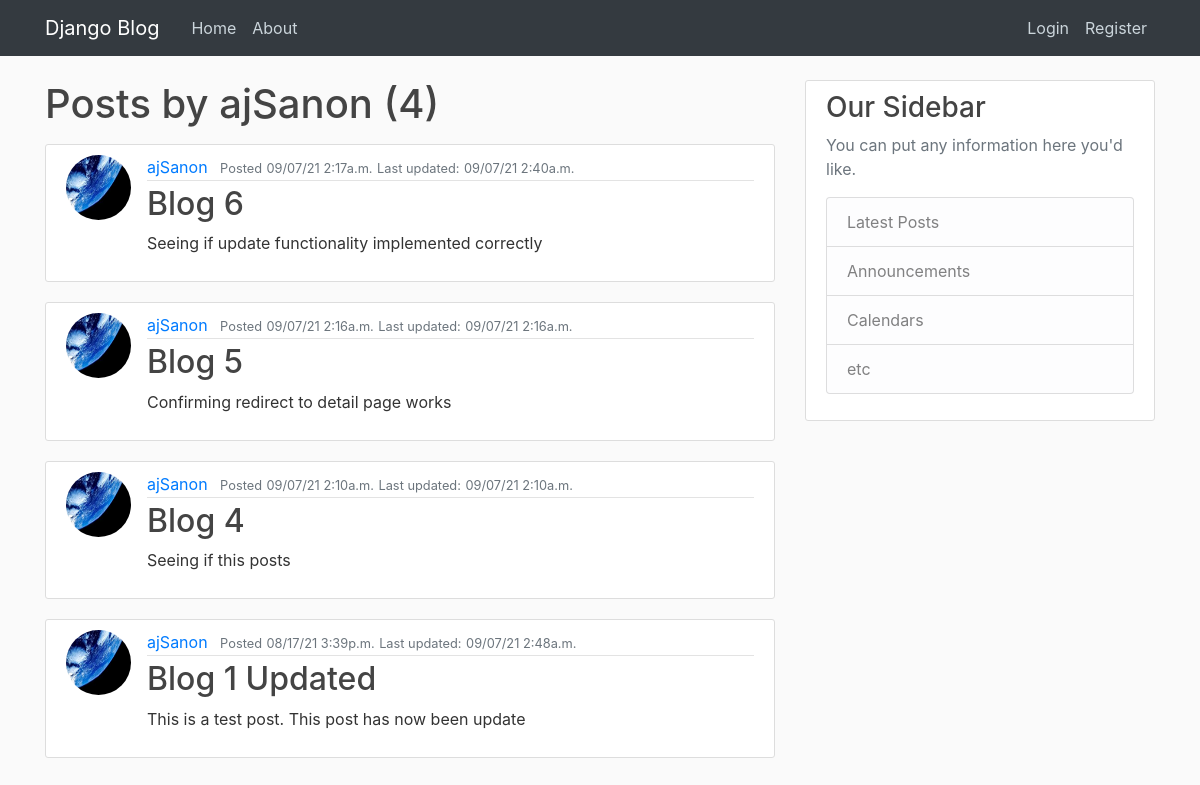
Page /user/ajSanon on the earlier database version.
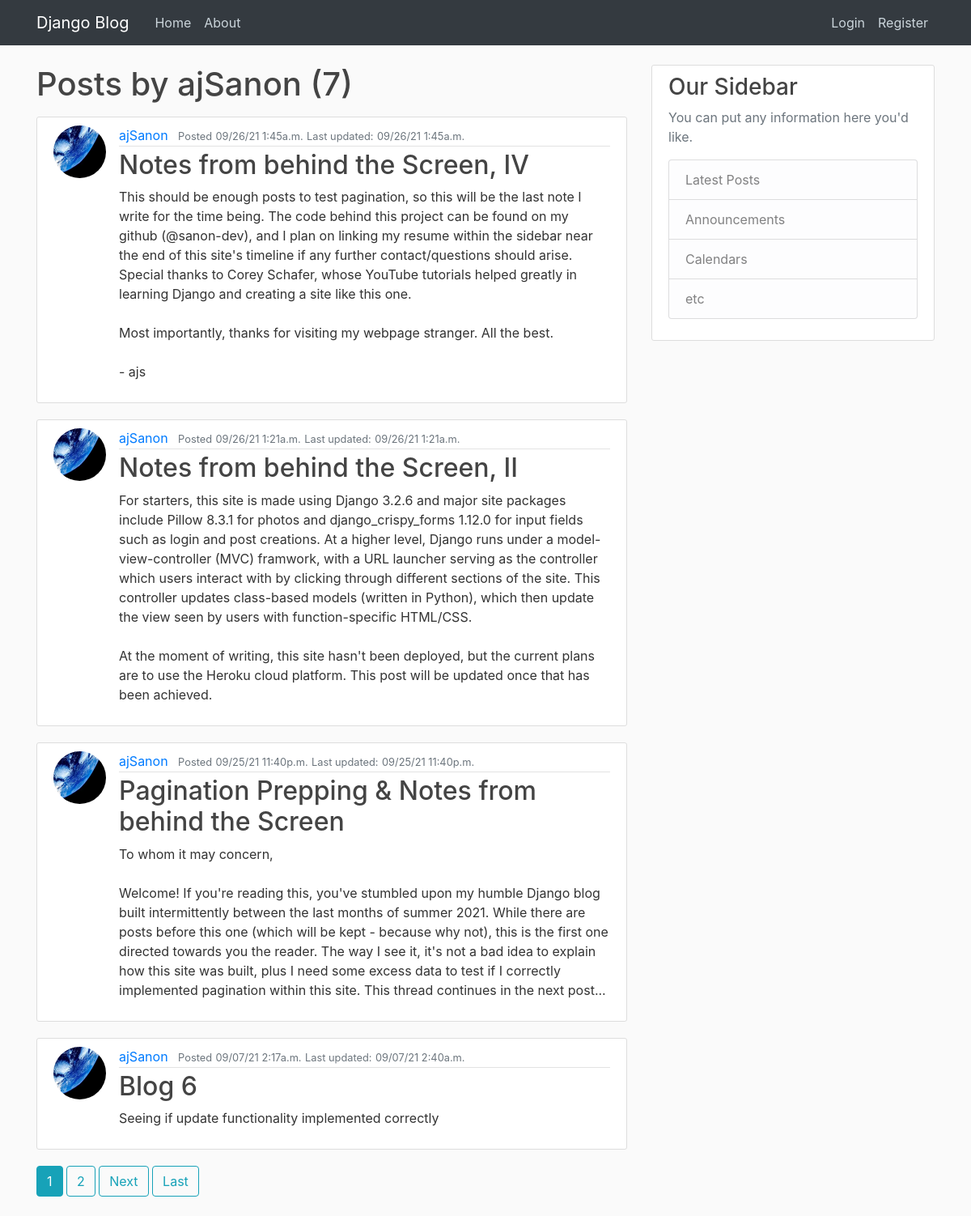
Same page on the later database version.
### blog/models.py (models this page shows, shortened)
class Post(models.Model):
    title = models.CharField(max_length = 100)      #characters field with max length rescription of 100
    content = models.TextField()
    date_posted = models.DateTimeField(default = timezone.now)
    last_modified = models.DateTimeField(auto_now= True) #every time post is changed this will be set the time it was sent
    author = models.ForeignKey(User, on_delete=models.CASCADE) #if user is deleted, delete the post as well

### users/models.py (models this page shows, shortened)
class Profile(models.Model):
    user = models.OneToOneField(User, on_delete= models.CASCADE)  # Creates reverse relational link with user
    image = models.ImageField(default = 'default.jpg', upload_to = 'profile_pics')  # profile_pics is a directory
    bio = models.TextField(blank = 'true', default = 'My profile')

### blog/views.py (the view)
# urls.py: path('user/<str:username>', UserPostListView.as_view(), name = 'user-posts'),
class UserPostListView(ListView):
    model = Post
    template_name = 'blog/user_posts.html' # <app>/<model>_<viewtype>.html
    context_object_name = 'posts'
    paginate_by = 4 # Sets num of posts per page
    def get_queryset(self):   #Overriden function
        user = get_object_or_404(User, username=self.kwargs.get('username'))
        return Post.objects.filter(author = user).order_by('-date_posted')

### blog/templates/blog/user_posts.html (shortened to what this page needs)
{% extends "blog/base.html" %}
{% block content %}
    <h1 class = "mb-3">Posts by {{ view.kwargs.username }} ({{page_obj.paginator.count}})</h1>
    {% for post in posts %}
        <article class="media content-section">
            <img class = "rounded-circle article-img" src="{{post.author.profile.image.url}}">
            <div class="media-body">
            <div class="article-metadata">
                <a class="mr-2" href="{% url 'user-posts' post.author.username %}">{{ post.author }}</a>
                <small class="text-muted">Posted</small>
                <small class="text-muted">{{ post.date_posted|date:"m/d/y fa" }}</small>
                <small class = "text-muted">Last updated:</small>
                <small class="text-muted">{{post.last_modified| date:"m/d/y fa" }}</small>
            </div>
            <h2><a class="article-title" href= "{% url 'post-detail' post.id %}">{{ post.title }}</a></h2>
            <p class="article-content">{{ post.content }}</p>
            </div>
        </article>
    {% endfor %}
    {% if is_paginated %}
      {% for num in page_obj.paginator.page_range %}
        {% if page_obj.number == num %}
          <a class="btn btn-info mb-4" href="?page={{ num }}">{{ num }}</a>
        {% elif num > page_obj.number|add:'-3' and num < page_obj.number|add:'3' %}
          <a class="btn btn-outline-info mb-4" href="?page={{ num }}">{{ num }}</a>
        {% endif %}
      {% endfor %}
      {% if page_obj.has_next %}
        <a class="btn btn-outline-info mb-4" href="?page={{ page_obj.next_page_number }}">Next</a>
        <a class="btn btn-outline-info mb-4" href="?page={{ page_obj.paginator.num_pages }}">Last</a>
      {% endif %}
    {% endif %}
{% endblock content %}

Differences in the rows shown:
no longer on this page (row unchanged): Post: author.profile.image (picture), author "ajSanon", date_posted "09/07/21 2:16a.m.", last_modified "09/07/21 2:16a.m.", title "Blog 5", content "Confirming redirect to detail page works"
no longer on this page (row unchanged): Post: author.profile.image (picture), author "ajSanon", date_posted "09/07/21 2:10a.m.", last_modified "09/07/21 2:10a.m.", title "Blog 4", content "Seeing if this posts"
no longer on this page (row unchanged): Post: author.profile.image (picture), author "ajSanon", date_posted "08/17/21 3:39p.m.", last_modified "09/07/21 2:48a.m.", title "Blog 1 Updated", content "This is a test post. This post has now been update"
added Post: author.profile.image (picture), author "ajSanon", date_posted "09/26/21 1:45a.m.", last_modified "09/26/21 1:45a.m.", title "Notes from behind the Screen, IV", content "This should be enough posts to test pagination, so this will be the last note I write for the time being. The code behind this project can be found on my github (@sanon-dev), and I plan on linking my resume within the sidebar near the end of this site's timeline if any further contact/questions should arise. Special thanks to Corey Schafer, whose YouTube tutorials helped greatly in learning Django and creating a site like this one. Most importantly, thanks for visiting my webpage stranger. All the best. - ajs"
added Post: author.profile.image (picture), author "ajSanon", date_posted "09/26/21 1:21a.m.", last_modified "09/26/21 1:21a.m.", title "Notes from behind the Screen, II", content "For starters, this site is made using Django 3.2.6 and major site packages include Pillow 8.3.1 for photos and django_crispy_forms 1.12.0 for input fields such as login and post creations. At a higher level, Django runs under a model-view-controller (MVC) framwork, with a URL launcher serving as the controller which users interact with by clicking through different sections of the site. This controller updates class-based models (written in Python), which then update the view seen by users with function-specific HTML/CSS. At the moment of writing, this site hasn't been deployed, but the current plans are to use the Heroku cloud platform. This post will be updated once that has been achieved."
added Post: author.profile.image (picture), author "ajSanon", date_posted "09/25/21 11:40p.m.", last_modified "09/25/21 11:40p.m.", title "Pagination Prepping & Notes from behind the Screen", content "To whom it may concern, Welcome! If you're reading this, you've stumbled upon my humble Django blog built intermittently between the last months of summer 2021. While there are posts before this one (which will be kept - because why not), this is the first one directed towards you the reader. The way I see it, it's not a bad idea to explain how this site was built, plus I need some excess data to test if I correctly implemented pagination within this site. This thread continues in the next post..."
Other differences:
{{ page_obj.paginator.count }}: "4" → "7"
new list line: "1"
new list line: "2"
text now shown: "Next Last"
